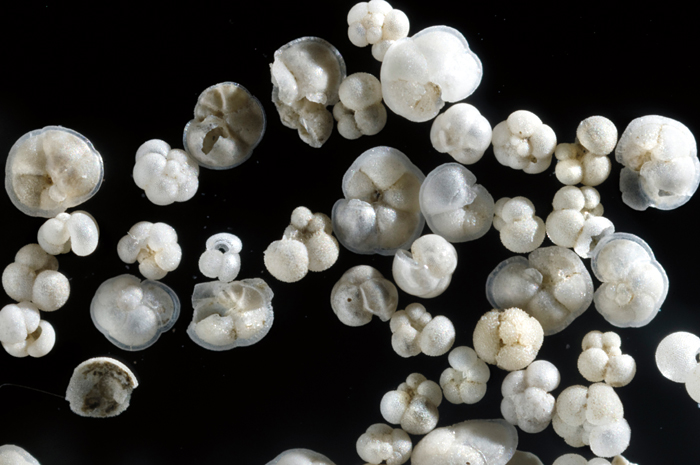
#> input picture allstaticfiles/imgs/bg2.jpg, 700 x 465 px
$ python -i segmentation.py   (imports and definitions only)   (older library calls are emulated)
#> lines starting #> are read from the running program, lines starting #| are printed output that depends on the picture; after the words box and inside, x2 and y2 are one past the last pixel; in counts of white or black regions, pixels touching at a corner belong together
#> further down, picture is the input picture: shape (465, 700, 3); mean B, G, R 72.7, 76.6, 77.6
# Contains helper functions and classes to Django views
from __future__ import print_function
import cv2 as cv
import numpy as np
import os, errno
import random as rng
from upload.models import Img, ImgParent, Species
import uuid
from django.db.models import F
from azure.storage.blob import PublicAccess
from common import inference
import json
from azure.storage.blob import BlockBlobService

# [12 lines left out: function draw_on_image, not called in this run]


def pre_processing(img):
    img = img.copy()
    gray = cv.cvtColor(img, cv.COLOR_BGR2GRAY)
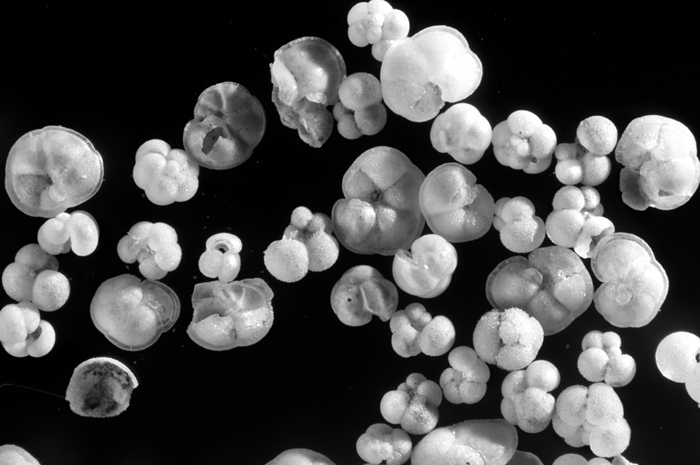
#> gray: shape (465, 700); min 0, max 255, mean 76.5
    blurred = cv.GaussianBlur(gray, (5, 5), 0)
    thresh = cv.threshold(blurred, 60, 255, cv.THRESH_BINARY)[1]
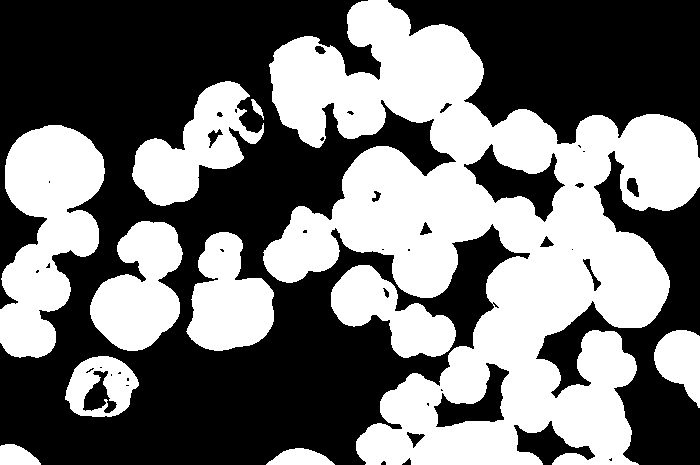
#> thresh: shape (465, 700); 45.2% white; 11 white regions, largest, box (x1, y1, x2, y2) and area: (263, 0, 700, 465) 97390, (0, 125, 105, 358) 15106, (90, 221, 183, 351) 7833
    kernel = np.ones((5,5),np.uint8)
    thresh = cv.erode(thresh, kernel, iterations=2)
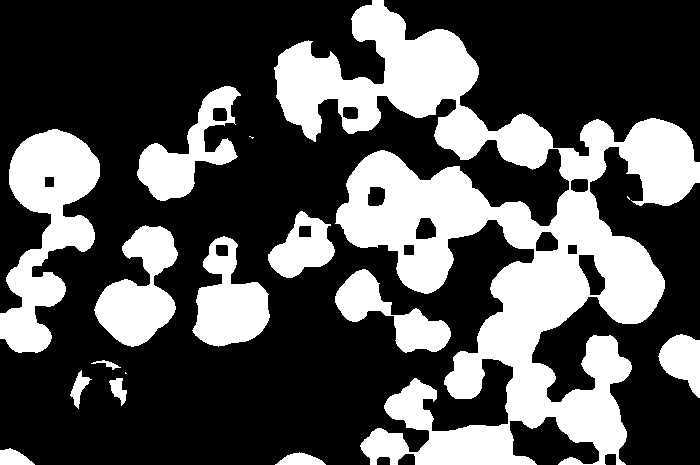
#> thresh: shape (465, 700); 32.7% white; 16 white regions (3 under 20 px), largest, box (x1, y1, x2, y2) and area: (274, 0, 700, 465) 70741, (0, 129, 100, 353) 11173, (94, 225, 178, 347) 5625
    thresh = cv.dilate(thresh, kernel, iterations=3)
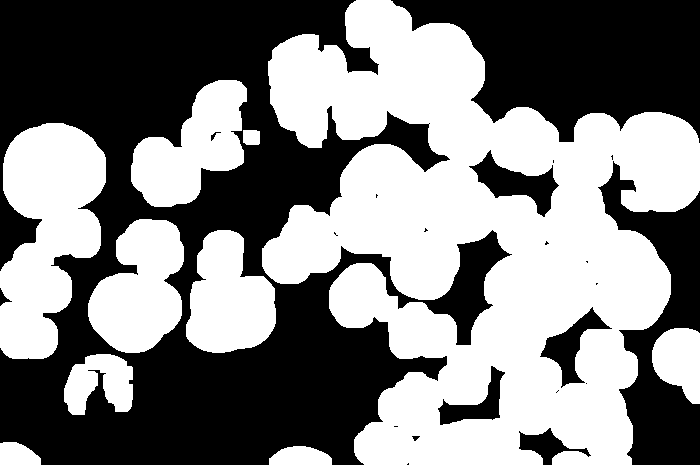
#> thresh: shape (465, 700); 50.2% white; 22 black regions (12 under 20 px), largest, box (x1, y1, x2, y2) and area: (0, 0, 512, 465) 114128, (391, 0, 700, 143) 28080, (598, 161, 700, 465) 13318
    return thresh


# [35 lines left out: functions get_boxes, filter_boxes, not called in this run]
'''
Much of what segmentation does is the same as the processing script. However I
created a class here because I needed to keep track of its state, which is
used in the views
'''
# [98 lines that did not run here, left out]

>>> import cv2
>>> picture = cv2.imread('../../allstaticfiles/imgs/bg2.jpg')
>>> result = pre_processing(picture)
